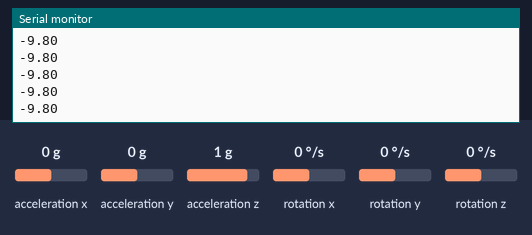
Simulated run of this sketch. Board: Arduino Uno, built with avr-gcc and run on an emulated ATmega328P. Parts: the last lines printed to the serial monitor. Wiring (inferred from the names in the program): MPU-6050 motion sensor at I2C address 0x68. The inputs (shaded band) are chosen by the test bench; at power-on: acceleration y 0 g, acceleration x 0 g, acceleration z 1 g, rotation x 0 °/s, rotation y 0 °/s, rotation z 0 °/s.

Above: at 1.2 s.
1.3 s: acceleration y set to -1.4 g
At 2.0 s:
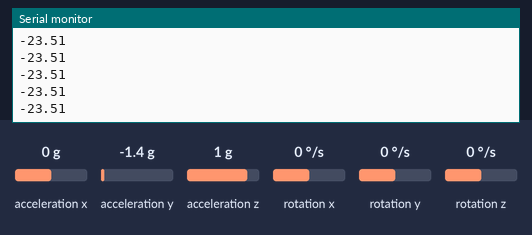
2.8 s: acceleration y set to -0.8 g
At 3.6 s:
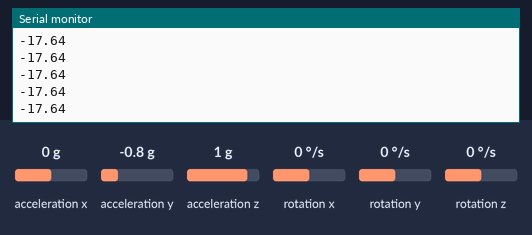
Timing chart, 0 to 5.8 s (numbered marks = the images above; inputs shaded):
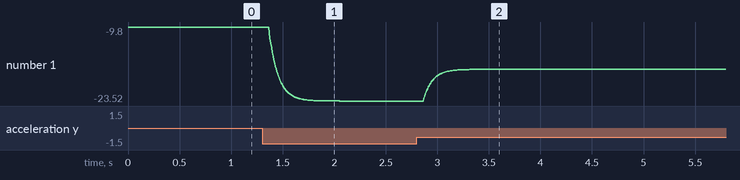

The sketch:

orizinal2.ino
```cpp
// MPU-6050 Accelerometer + Gyro
#include <Wire.h>

#define MPU6050_ACCEL_XOUT_H       0x3B   // R
#define MPU6050_WHO_AM_I           0x75   // R
#define MPU6050_PWR_MGMT_1         0x6B   // R/W
#define MPU6050_I2C_ADDRESS 0x68

typedef union accel_t_gyro_union{
  struct{
    uint8_t x_accel_h;
    uint8_t x_accel_l;
    uint8_t y_accel_h;
    uint8_t y_accel_l;
    uint8_t z_accel_h;
    uint8_t z_accel_l;
    uint8_t t_h;
    uint8_t t_l;
    uint8_t x_gyro_h;
    uint8_t x_gyro_l;
    uint8_t y_gyro_h;
    uint8_t y_gyro_l;
    uint8_t z_gyro_h;
    uint8_t z_gyro_l;
  }
  reg;
  struct{
    int16_t x_accel;
    int16_t y_accel;
    int16_t z_accel;
    int16_t temperature;
    int16_t x_gyro;
    int16_t y_gyro;
    int16_t z_gyro;
  }
  value;
};

void setup(){
  Wire.begin();
  int error;
  uint8_t c;
  Serial.begin(9600);
  //Serial.print("InvenSense MPU-6050");
  //Serial.print("June 2012");
  error = MPU6050_read (MPU6050_WHO_AM_I, &c, 1);
  //Serial.print("WHO_AM_I : ");
  //Serial.print(c,HEX);
 // Serial.print(", error = ");
 // Serial.println(error,DEC);
  error = MPU6050_read (MPU6050_PWR_MGMT_1, &c, 1);
//  Serial.print("PWR_MGMT_1 : ");
 // Serial.print(c,HEX);
 // Serial.print(", error = ");
//  Serial.println(error,DEC);
  MPU6050_write_reg (MPU6050_PWR_MGMT_1, 0);
}

void loop(){
  int error;
  float dT;
  accel_t_gyro_union accel_t_gyro;
  error = MPU6050_read (MPU6050_ACCEL_XOUT_H, (uint8_t *) &accel_t_gyro, sizeof(accel_t_gyro));
 // Serial.print(error,DEC);
 // Serial.print("\t");

  uint8_t swap;
#define SWAP(x,y) swap = x; x = y; y = swap
  SWAP (accel_t_gyro.reg.x_accel_h, accel_t_gyro.reg.x_accel_l);
  SWAP (accel_t_gyro.reg.y_accel_h, accel_t_gyro.reg.y_accel_l);
  SWAP (accel_t_gyro.reg.z_accel_h, accel_t_gyro.reg.z_accel_l);
  SWAP (accel_t_gyro.reg.t_h, accel_t_gyro.reg.t_l);
/*  SWAP (accel_t_gyro.reg.x_gyro_h, accel_t_gyro.reg.x_gyro_l);
  SWAP (accel_t_gyro.reg.y_gyro_h, accel_t_gyro.reg.y_gyro_l);
  SWAP (accel_t_gyro.reg.z_gyro_h, accel_t_gyro.reg.z_gyro_l);
 */
  //dT = ( (float) accel_t_gyro.value.temperature + 12412.0) / 340.0;


  //float acc_x = accel_t_gyro.value.x_accel / 16384.0; //FS_SEL_0 16,384 LSB / g
  float acc_y = accel_t_gyro.value.y_accel / 16384.0;
 // float acc_z = accel_t_gyro.value.z_accel / 16384.0;

 static float y[2] = {0};
  y[1] = 0.92 * y[0] + 0.08* acc_y;

  y[0] = y[1];


  Serial.print((y[0]-1)*9.8);
  Serial.print("\n");
 /*
  float acc_angle_x = atan2(acc_x, acc_z) * 360 / 2.0 / PI;
  float acc_angle_y = atan2(acc_y, acc_z) * 360 / 2.0 / PI;
  float acc_angle_z = atan2(acc_x, acc_y) * 360 / 2.0 / PI;


  float gyro_x = accel_t_gyro.value.x_gyro / 131.0;  //FS_SEL_0 131 LSB / (°/s)
  float gyro_y = accel_t_gyro.value.y_gyro / 131.0;
  float gyro_z = accel_t_gyro.value.z_gyro / 131.0;
 */

}

// MPU6050_read
int MPU6050_read(int start, uint8_t *buffer, int size){
  int i, n, error;
  Wire.beginTransmission(MPU6050_I2C_ADDRESS);
  n = Wire.write(start);
  if (n != 1)
    return (-10);
  n = Wire.endTransmission(false);    // hold the I2C-bus
  if (n != 0)
    return (n);
  // Third parameter is true: relase I2C-bus after data is read.
  Wire.requestFrom(MPU6050_I2C_ADDRESS, size, true);
  i = 0;
  while(Wire.available() && i<size){
    buffer[i++]=Wire.read();
  }
  if ( i != size)
    return (-11);
  return (0);  // return : no error
}

// MPU6050_write
int MPU6050_write(int start, const uint8_t *pData, int size){
  int n, error;
  Wire.beginTransmission(MPU6050_I2C_ADDRESS);
  n = Wire.write(start);        // write the start address
  if (n != 1)
    return (-20);
  n = Wire.write(pData, size);  // write data bytes
  if (n != size)
    return (-21);
  error = Wire.endTransmission(true); // release the I2C-bus
  if (error != 0)
    return (error);
  return (0);         // return : no error
}

// MPU6050_write_reg
int MPU6050_write_reg(int reg, uint8_t data){
  int error;
  error = MPU6050_write(reg, &data, 1);
  return (error);
}
```

Measured:
- after the input at 1.3 s, the serial monitor: prints a new line after 0.07 s (image 1)
- after the input at 2.8 s, the serial monitor: prints a new line after 0.07 s (image 2)
- plotted number 1: -9.8 → -23.52 after the input at 1.3 s, -23.52 → -17.6 after the input at 2.8 s
